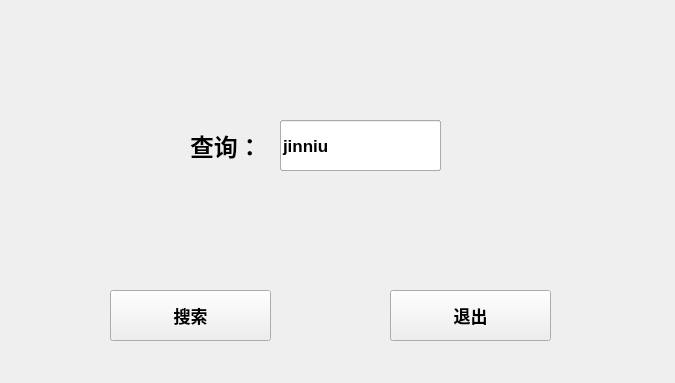
<?xml version="1.0" encoding="UTF-8"?>
<ui version="4.0">
 <class>x_login</class>
 <widget class="QWidget" name="x_login">
  <property name="geometry">
   <rect>
    <x>0</x>
    <y>0</y>
    <width>675</width>
    <height>383</height>
   </rect>
  </property>
  <property name="windowTitle">
   <string>吴彦组星座查询</string>
  </property>
  <widget class="QLineEdit" name="ip">
   <property name="geometry">
    <rect>
     <x>280</x>
     <y>120</y>
     <width>161</width>
     <height>51</height>
    </rect>
   </property>
   <property name="palette">
    <palette>
     <active>
      <colorrole role="WindowText">
       <brush brushstyle="SolidPattern">
        <color alpha="255">
         <red>0</red>
         <green>0</green>
         <blue>0</blue>
        </color>
       </brush>
      </colorrole>
      <colorrole role="Button">
       <brush brushstyle="SolidPattern">
        <color alpha="255">
         <red>242</red>
         <green>242</green>
         <blue>242</blue>
        </color>
       </brush>
      </colorrole>
      <colorrole role="Light">
       <brush brushstyle="SolidPattern">
        <color alpha="255">
         <red>255</red>
         <green>255</green>
         <blue>255</blue>
        </color>
       </brush>
      </colorrole>
      <colorrole role="Midlight">
       <brush brushstyle="SolidPattern">
        <color alpha="255">
         <red>248</red>
         <green>248</green>
         <blue>248</blue>
        </color>
       </brush>
      </colorrole>
      <colorrole role="Dark">
       <brush brushstyle="SolidPattern">
        <color alpha="255">
         <red>121</red>
         <green>121</green>
         <blue>121</blue>
        </color>
       </brush>
      </colorrole>
      <colorrole role="Mid">
       <brush brushstyle="SolidPattern">
        <color alpha="255">
         <red>161</red>
         <green>161</green>
         <blue>161</blue>
        </color>
       </brush>
      </colorrole>
      <colorrole role="Text">
       <brush brushstyle="SolidPattern">
        <color alpha="255">
         <red>0</red>
         <green>0</green>
         <blue>0</blue>
        </color>
       </brush>
      </colorrole>
      <colorrole role="BrightText">
       <brush brushstyle="SolidPattern">
        <color alpha="255">
         <red>255</red>
         <green>255</green>
         <blue>255</blue>
        </color>
       </brush>
      </colorrole>
      <colorrole role="ButtonText">
       <brush brushstyle="SolidPattern">
        <color alpha="255">
         <red>0</red>
         <green>0</green>
         <blue>0</blue>
        </color>
       </brush>
      </colorrole>
      <colorrole role="Base">
       <brush brushstyle="SolidPattern">
        <color alpha="255">
         <red>255</red>
         <green>255</green>
         <blue>255</blue>
        </color>
       </brush>
      </colorrole>
      <colorrole role="Window">
       <brush brushstyle="SolidPattern">
        <color alpha="255">
         <red>242</red>
         <green>242</green>
         <blue>242</blue>
        </color>
       </brush>
      </colorrole>
      <colorrole role="Shadow">
       <brush brushstyle="SolidPattern">
        <color alpha="255">
         <red>0</red>
         <green>0</green>
         <blue>0</blue>
        </color>
       </brush>
      </colorrole>
      <colorrole role="AlternateBase">
       <brush brushstyle="SolidPattern">
        <color alpha="255">
         <red>248</red>
         <green>248</green>
         <blue>248</blue>
        </color>
       </brush>
      </colorrole>
      <colorrole role="ToolTipBase">
       <brush brushstyle="SolidPattern">
        <color alpha="255">
         <red>255</red>
         <green>255</green>
         <blue>220</blue>
        </color>
       </brush>
      </colorrole>
      <colorrole role="ToolTipText">
       <brush brushstyle="SolidPattern">
        <color alpha="255">
         <red>0</red>
         <green>0</green>
         <blue>0</blue>
        </color>
       </brush>
      </colorrole>
     </active>
     <inactive>
      <colorrole role="WindowText">
       <brush brushstyle="SolidPattern">
        <color alpha="255">
         <red>0</red>
         <green>0</green>
         <blue>0</blue>
        </color>
       </brush>
      </colorrole>
      <colorrole role="Button">
       <brush brushstyle="SolidPattern">
        <color alpha="255">
         <red>242</red>
         <green>242</green>
         <blue>242</blue>
        </color>
       </brush>
      </colorrole>
      <colorrole role="Light">
       <brush brushstyle="SolidPattern">
        <color alpha="255">
         <red>255</red>
         <green>255</green>
         <blue>255</blue>
        </color>
       </brush>
      </colorrole>
      <colorrole role="Midlight">
       <brush brushstyle="SolidPattern">
        <color alpha="255">
         <red>248</red>
         <green>248</green>
         <blue>248</blue>
        </color>
       </brush>
      </colorrole>
      <colorrole role="Dark">
       <brush brushstyle="SolidPattern">
        <color alpha="255">
         <red>121</red>
         <green>121</green>
         <blue>121</blue>
        </color>
       </brush>
      </colorrole>
      <colorrole role="Mid">
       <brush brushstyle="SolidPattern">
        <color alpha="255">
         <red>161</red>
         <green>161</green>
         <blue>161</blue>
        </color>
       </brush>
      </colorrole>
      <colorrole role="Text">
       <brush brushstyle="SolidPattern">
        <color alpha="255">
         <red>0</red>
         <green>0</green>
         <blue>0</blue>
        </color>
       </brush>
      </colorrole>
      <colorrole role="BrightText">
       <brush brushstyle="SolidPattern">
        <color alpha="255">
         <red>255</red>
         <green>255</green>
         <blue>255</blue>
        </color>
       </brush>
      </colorrole>
      <colorrole role="ButtonText">
       <brush brushstyle="SolidPattern">
        <color alpha="255">
         <red>0</red>
         <green>0</green>
         <blue>0</blue>
        </color>
       </brush>
      </colorrole>
      <colorrole role="Base">
       <brush brushstyle="SolidPattern">
        <color alpha="255">
         <red>255</red>
         <green>255</green>
         <blue>255</blue>
        </color>
       </brush>
      </colorrole>
      <colorrole role="Window">
       <brush brushstyle="SolidPattern">
        <color alpha="255">
         <red>242</red>
         <green>242</green>
         <blue>242</blue>
        </color>
       </brush>
      </colorrole>
      <colorrole role="Shadow">
       <brush brushstyle="SolidPattern">
        <color alpha="255">
         <red>0</red>
         <green>0</green>
         <blue>0</blue>
        </color>
       </brush>
      </colorrole>
      <colorrole role="AlternateBase">
       <brush brushstyle="SolidPattern">
        <color alpha="255">
         <red>248</red>
         <green>248</green>
         <blue>248</blue>
        </color>
       </brush>
      </colorrole>
      <colorrole role="ToolTipBase">
       <brush brushstyle="SolidPattern">
        <color alpha="255">
         <red>255</red>
         <green>255</green>
         <blue>220</blue>
        </color>
       </brush>
      </colorrole>
      <colorrole role="ToolTipText">
       <brush brushstyle="SolidPattern">
        <color alpha="255">
         <red>0</red>
         <green>0</green>
         <blue>0</blue>
        </color>
       </brush>
      </colorrole>
     </inactive>
     <disabled>
      <colorrole role="WindowText">
       <brush brushstyle="SolidPattern">
        <color alpha="255">
         <red>121</red>
         <green>121</green>
         <blue>121</blue>
        </color>
       </brush>
      </colorrole>
      <colorrole role="Button">
       <brush brushstyle="SolidPattern">
        <color alpha="255">
         <red>242</red>
         <green>242</green>
         <blue>242</blue>
        </color>
       </brush>
      </colorrole>
      <colorrole role="Light">
       <brush brushstyle="SolidPattern">
        <color alpha="255">
         <red>255</red>
         <green>255</green>
         <blue>255</blue>
        </color>
       </brush>
      </colorrole>
      <colorrole role="Midlight">
       <brush brushstyle="SolidPattern">
        <color alpha="255">
         <red>248</red>
         <green>248</green>
         <blue>248</blue>
        </color>
       </brush>
      </colorrole>
      <colorrole role="Dark">
       <brush brushstyle="SolidPattern">
        <color alpha="255">
         <red>121</red>
         <green>121</green>
         <blue>121</blue>
        </color>
       </brush>
      </colorrole>
      <colorrole role="Mid">
       <brush brushstyle="SolidPattern">
        <color alpha="255">
         <red>161</red>
         <green>161</green>
         <blue>161</blue>
        </color>
       </brush>
      </colorrole>
      <colorrole role="Text">
       <brush brushstyle="SolidPattern">
        <color alpha="255">
         <red>121</red>
         <green>121</green>
         <blue>121</blue>
        </color>
       </brush>
      </colorrole>
      <colorrole role="BrightText">
       <brush brushstyle="SolidPattern">
        <color alpha="255">
         <red>255</red>
         <green>255</green>
         <blue>255</blue>
        </color>
       </brush>
      </colorrole>
      <colorrole role="ButtonText">
       <brush brushstyle="SolidPattern">
        <color alpha="255">
         <red>121</red>
         <green>121</green>
         <blue>121</blue>
        </color>
       </brush>
      </colorrole>
      <colorrole role="Base">
       <brush brushstyle="SolidPattern">
        <color alpha="255">
         <red>242</red>
         <green>242</green>
         <blue>242</blue>
        </color>
       </brush>
      </colorrole>
      <colorrole role="Window">
       <brush brushstyle="SolidPattern">
        <color alpha="255">
         <red>242</red>
         <green>242</green>
         <blue>242</blue>
        </color>
       </brush>
      </colorrole>
      <colorrole role="Shadow">
       <brush brushstyle="SolidPattern">
        <color alpha="255">
         <red>0</red>
         <green>0</green>
         <blue>0</blue>
        </color>
       </brush>
      </colorrole>
      <colorrole role="AlternateBase">
       <brush brushstyle="SolidPattern">
        <color alpha="255">
         <red>242</red>
         <green>242</green>
         <blue>242</blue>
        </color>
       </brush>
      </colorrole>
      <colorrole role="ToolTipBase">
       <brush brushstyle="SolidPattern">
        <color alpha="255">
         <red>255</red>
         <green>255</green>
         <blue>220</blue>
        </color>
       </brush>
      </colorrole>
      <colorrole role="ToolTipText">
       <brush brushstyle="SolidPattern">
        <color alpha="255">
         <red>0</red>
         <green>0</green>
         <blue>0</blue>
        </color>
       </brush>
      </colorrole>
     </disabled>
    </palette>
   </property>
   <property name="font">
    <font>
     <pointsize>13</pointsize>
     <weight>75</weight>
     <bold>true</bold>
    </font>
   </property>
   <property name="autoFillBackground">
    <bool>true</bool>
   </property>
   <property name="text">
    <string>112.74.56.170</string>
   </property>
  </widget>
  <widget class="QLineEdit" name="port">
   <property name="geometry">
    <rect>
     <x>280</x>
     <y>120</y>
     <width>161</width>
     <height>51</height>
    </rect>
   </property>
   <property name="font">
    <font>
     <pointsize>13</pointsize>
     <weight>75</weight>
     <bold>true</bold>
    </font>
   </property>
   <property name="text">
    <string>80</string>
   </property>
  </widget>
  <widget class="QPushButton" name="log">
   <property name="geometry">
    <rect>
     <x>110</x>
     <y>290</y>
     <width>161</width>
     <height>51</height>
    </rect>
   </property>
   <property name="font">
    <font>
     <pointsize>13</pointsize>
     <weight>75</weight>
     <bold>true</bold>
    </font>
   </property>
   <property name="text">
    <string>搜索</string>
   </property>
  </widget>
  <widget class="QPushButton" name="clo">
   <property name="geometry">
    <rect>
     <x>390</x>
     <y>290</y>
     <width>161</width>
     <height>51</height>
    </rect>
   </property>
   <property name="font">
    <font>
     <pointsize>13</pointsize>
     <weight>75</weight>
     <bold>true</bold>
    </font>
   </property>
   <property name="text">
    <string>退出</string>
   </property>
  </widget>
  <widget class="QLineEdit" name="num">
   <property name="geometry">
    <rect>
     <x>280</x>
     <y>120</y>
     <width>161</width>
     <height>51</height>
    </rect>
   </property>
   <property name="font">
    <font>
     <pointsize>13</pointsize>
     <weight>75</weight>
     <bold>true</bold>
    </font>
   </property>
   <property name="text">
    <string>jinniu</string>
   </property>
  </widget>
  <widget class="QLabel" name="label_3">
   <property name="geometry">
    <rect>
     <x>190</x>
     <y>130</y>
     <width>81</width>
     <height>31</height>
    </rect>
   </property>
   <property name="font">
    <font>
     <pointsize>18</pointsize>
     <weight>75</weight>
     <bold>true</bold>
    </font>
   </property>
   <property name="text">
    <string>查询：</string>
   </property>
  </widget>
 </widget>
 <resources/>
 <connections/>
</ui>
